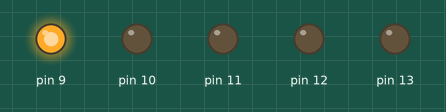
This sketch was run on a simulated Arduino Uno, built with avr-gcc and run on an emulated ATmega328P. On the bench: output pins drawn as LEDs (lit = HIGH).

Above: at 0.2 s.
At 0.7 s:
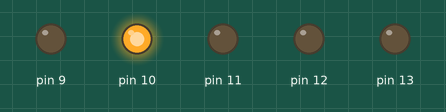
At 1.2 s:
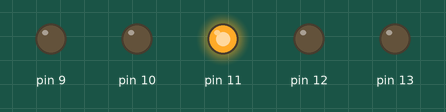
At 1.7 s:
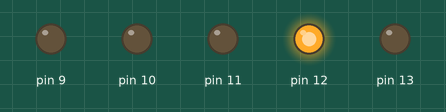
At 3.7 s:
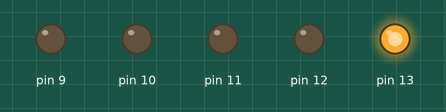
At 6.5 s:
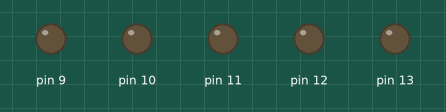
Timing chart, 0 to 9.1 s (numbered marks = the images above):
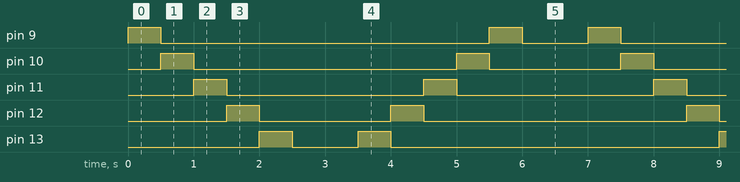

Measured:
- by itself, pin 9: repeats every 7.0 s: LOW 5.0 s, HIGH 0.50 s, LOW 1.0 s, HIGH 0.50 s
- by itself, pin 10: repeats every 7.0 s: LOW 4.0 s, HIGH 0.50 s, LOW 2.0 s, HIGH 0.50 s
- by itself, pin 11: alternates HIGH for 0.50 s and LOW for 3.0 s
- by itself, pin 12: repeats every 7.0 s: LOW 2.0 s, HIGH 0.50 s, LOW 4.0 s, HIGH 0.50 s
- by itself, pin 13: repeats every 7.0 s: LOW 1.0 s, HIGH 0.50 s, LOW 5.0 s, HIGH 0.50 s

The sketch:

knightrider.ino
```cpp
void setup() {
  // put your setup code here, to run once:
  pinMode(13, OUTPUT);
  pinMode(12, OUTPUT);
  pinMode(11, OUTPUT);
  pinMode(10, OUTPUT);
  pinMode(9, OUTPUT);
}

void loop() {


  for (int i = 9; i <= 13; ++i) {
    digitalWrite(i, HIGH);
    delay(500); // Adjust delay as needed
    digitalWrite(i, LOW);
  }

  delay(1000); // Wait for 1000 milliseconds


  for (int i = 13; i >= 9; --i) {
    digitalWrite(i, HIGH);
    delay(500); // Adjust delay as needed
    digitalWrite(i, LOW);
  }

  delay(1000); // Wait for 1000 milliseconds
}
```
